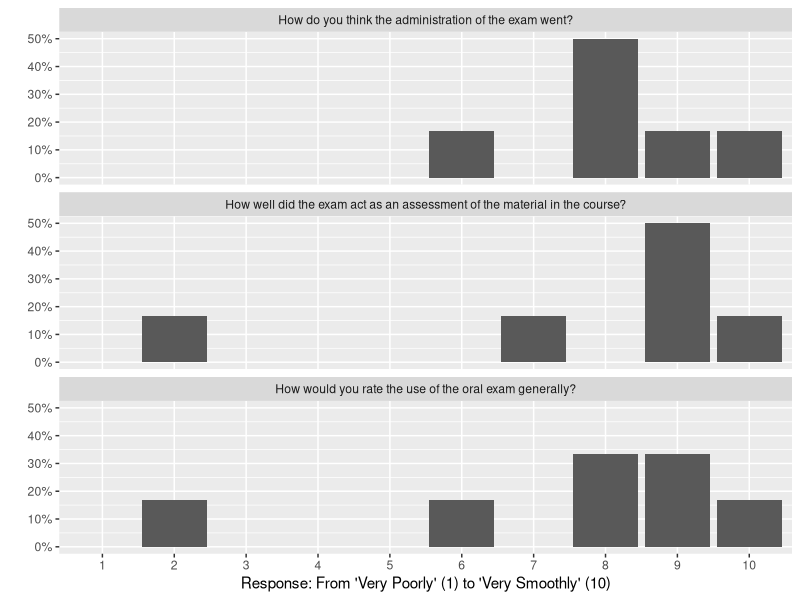
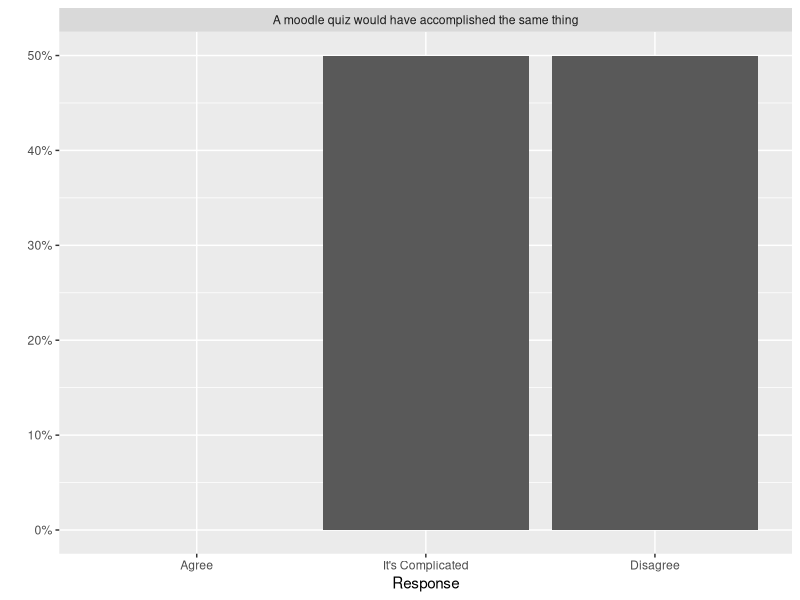
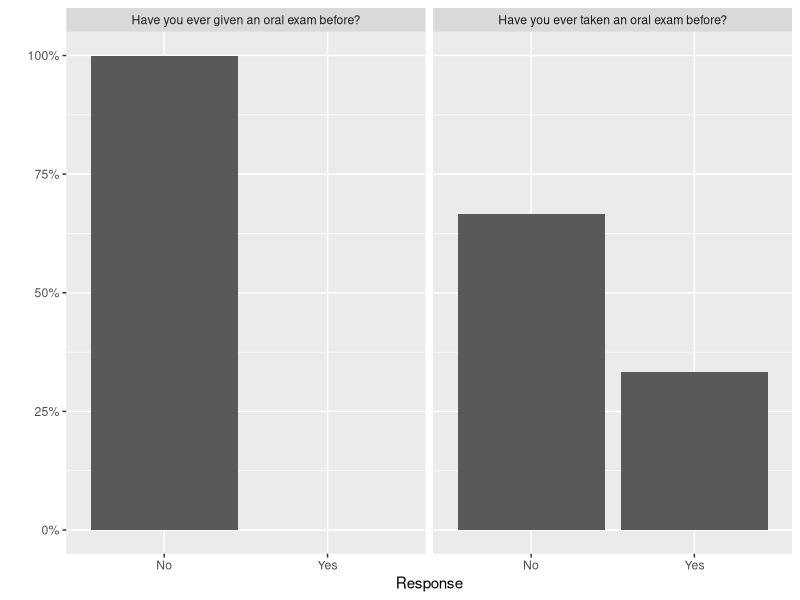
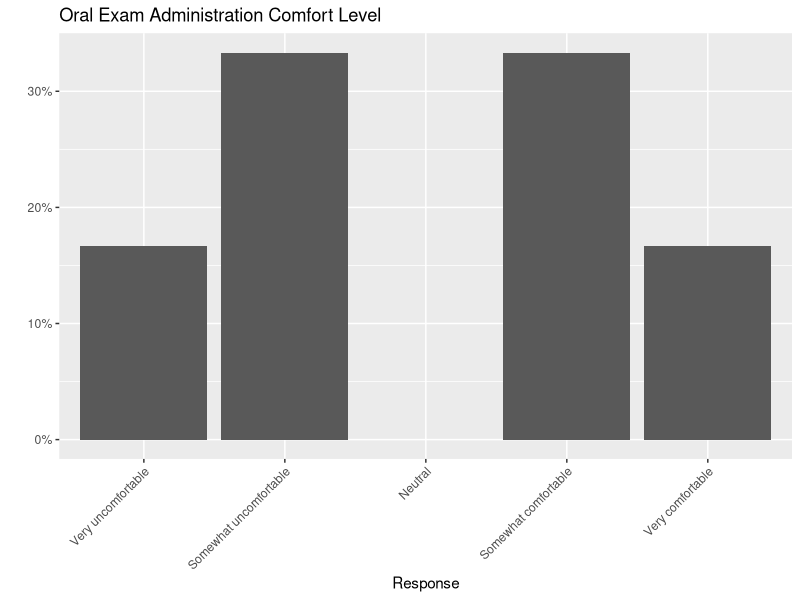

These figures' R source, in order: (Note: this script raises an error after producing the figures.)
## ---- chunk 1
library(ggplot2)
library(readr)
library(dplyr)
Survey_Data <- read_csv(file="Tables_and_Graphs.csv")
#note, I updated the last question on the middle survey
#10 had a 1/6 value but has 0 in the form itself
#fill in NA with 0
Survey_Data <- Survey_Data |>
  mutate(Percentage = ifelse(is.na(Percentage),
                             0,
                             Percentage))
Pre_Exam_1 <- Survey_Data |> 
  filter(Exam == "Pre", Response %in% c("Yes","No")) |>
  ggplot(aes(x=Response, y=Percentage, group = Response)) + 
  geom_bar(stat = "identity", position=position_dodge()) +
  scale_y_continuous(labels=scales::percent) +
  facet_wrap(vars(Question_Graph_Title)) + 
  ylab(label="")

survey_q_2 <- Survey_Data[5:9, ]
survey_q_2$Response <- factor(survey_q_2$Response, levels = as.character(1:5), labels = c("Very uncomfortable", "Somewhat uncomfortable", "Neutral", "Somewhat comfortable", "Very comfortable"))
Pre_Exam_2 <- survey_q_2 |> 
  ggplot(aes(x=Response, y=Percentage, group = Response)) + 
  geom_bar(stat = "identity", position=position_dodge()) +
  scale_y_continuous(labels=scales::percent) +
  ggtitle("Oral Exam Administration Comfort Level") + 
  ylab(label="") +
  theme(axis.text.x = element_text(angle = 45, vjust = 1, hjust=1))

Middle_Exam <- Survey_Data |> 
  filter(Exam == "Middle") |> 
  mutate(Response = factor(Response,labels = as.character(1:10), levels = as.character(1:10))) |>
  ggplot(aes(x=Response, y=Percentage, group = Response)) + 
  geom_bar(stat = "identity", position=position_dodge()) +
  facet_wrap(vars(Question_Graph_Title), nrow=3) + 
  scale_y_continuous(labels = scales::percent) + 
  ylab(label="") +
  xlab(label = "Response: From 'Very Poorly' (1) to 'Very Smoothly' (10)")

Post_Exam <- Survey_Data |> 
  filter(Exam == "Post") |> 
  mutate(Response = factor(Response, levels = c("Agree", "Disagree", "It's Complicated"), labels = c("Agree", "It's Complicated", "Disagree"))) |>
  ggplot(aes(x=Response, y=Percentage, group = Response)) + 
  geom_bar(stat = "identity", position=position_dodge()) +
  facet_wrap(vars(Question_Graph_Title), nrow=1) + 
  scale_y_continuous(labels = scales::percent) + 
  ylab(label="")
## ---- chunk 2
knitr::include_graphics("Oral_Exam_Flow_Chart.drawio.png")
## ---- chunk 3
Pre_Exam_2
## ---- chunk 4
Middle_Exam
